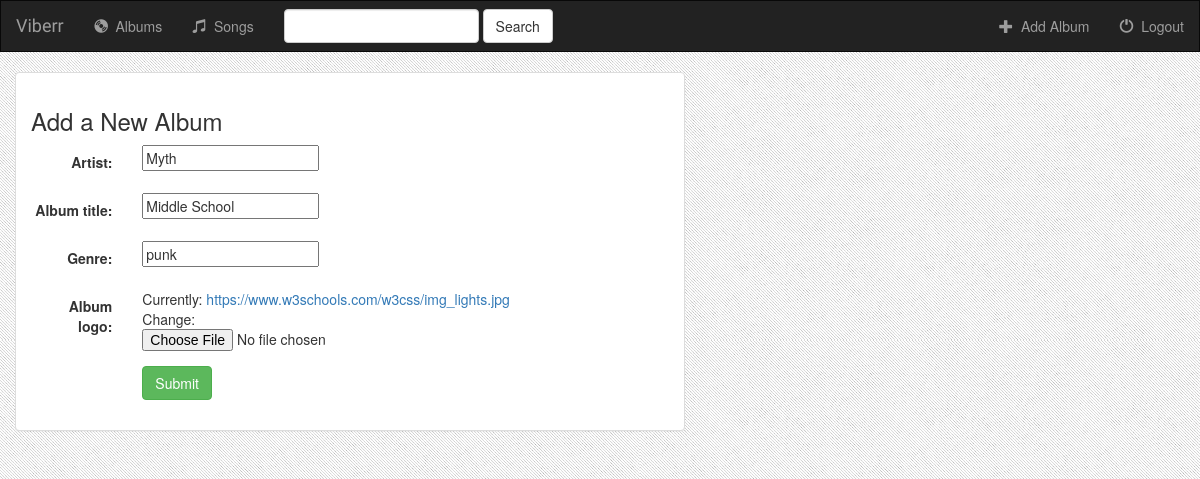
/music/album/2/, run on an earlier commit of the app's database.
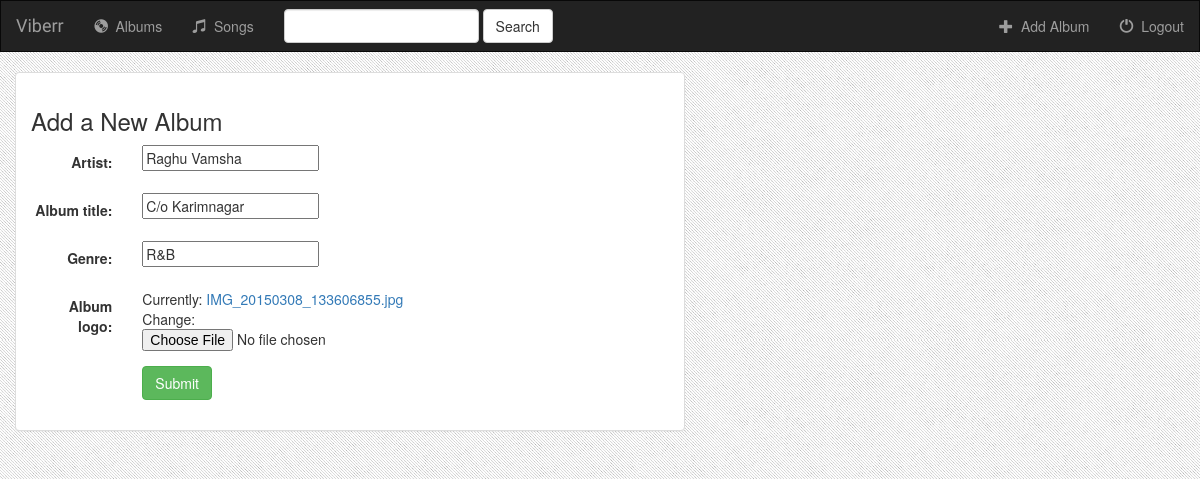
And on a later commit of the database.
### music/models.py (models this page shows, shortened)
class Album(models.Model):
    artist = models.CharField(max_length=250)
    album_title = models.CharField(max_length=500)
    genre = models.CharField(max_length=100)
    album_logo = models.FileField()

### music/views.py (the view)
# urls.py: path('album/<int:pk>/', views.AlbumUpdate.as_view(), name='album-update'),
class AlbumUpdate(UpdateView):
    model = Album
    fields = ['artist', 'album_title', 'genre', 'album_logo']

### music/templates/music/album_form.html (shortened to what this page needs)
{% extends 'music/base.html' %}
{% block body %}
<div class="container-fluid">
    <div class="row">
        <div class="col-sm-12 col-md-7">
            <div class="panel panel-default">
                <div class="panel-body">
                    <h3>Add a New Album</h3>
                    <form class="form-horizontal" role="form" action="" method="post" enctype="multipart/form-data">
                        {% include 'music/form_template.html' %}
                        <div class="form-group">
                            <div class="col-sm-offset-2 col-sm-10">
                                <button type="submit" class="btn btn-success">Submit</button>
                            </div>
                        </div>
                    </form>
                </div>
            </div>
        </div>
    </div>
</div>
{% endblock %}

### music/templates/music/base.html (shortened to what this page needs)
<!DOCTYPE html>
<html lang="en">
<head>
    {% load staticfiles %}
    <link rel="stylesheet" href="https://maxcdn.bootstrapcdn.com/bootstrap/3.3.7/css/bootstrap.min.css">
    <link rel="stylesheet" type="text/css" href="{% static 'music/style.css' %}" />
</head>
<body>
    <nav class="navbar navbar-inverse">
    <div class="container-field">
        <div class="navbar-header">
            <a class="navbar-brand" href="{% url 'music:index' %}">Viberr</a>
        </div>
        <div class="collapse navbar-collapse" id="topNavBar">
            <ul class="nav navbar-nav">
                <li class="">
                    <a href="{% url 'music:index' %}">
                        <span class="glyphicon glyphicon-cd" aria-hidden="true"></span>&nbsp; Albums
                    </a>
                </li>
                <li class="">
                    <a href="#">
                        <span class="glyphicon glyphicon-music" aria-hidden="true"></span>&nbsp; Songs
                    </a>
                </li>
            </ul>
            <form class="navbar-form navbar-left" role="search" method="get" action="#">
                <div class="form-group">
                    <input type="text" class="form-control" name="q" value="">
                </div>
                <button type="submit" class="btn btn-default">Search</button>
            </form>
            <ul class="nav navbar-nav navbar-right">
                <li class="">
                    <a href="{% url 'music:album-add' %}">
                        <span class="glyphicon glyphicon-plus" aria-hidden="true"></span>&nbsp; Add Album
                    </a>
                </li>
            <li class="">
                    <a href="#">
                        <span class="glyphicon glyphicon-off" aria-hidden="true"></span>&nbsp; Logout
                    </a>
                </li>
            </ul>
        </div>
    </div>
</nav>
{% block body %}
{% endblock %}
</body>
</html>

### music/templates/music/form_template.html (shortened to what this page needs)
{% for field in form %}
    <div class="form-group">
        <div class="col-sm-offset-2 col-sm-10">
        </div>
        <label class="control-label col-sm-2" for="song_title">{{ field.label_tag }}</label>
        <div class="col-sm-10">{{ field }}</div>
    </div>
{% endfor %}

### music/static/music/style.css (style rules this page uses)
body { background: white url("images/background.jpg"); }
.navbar { border-radius: 0; }
.navbar-brand { font-family: 'Satisfy', cursive; }

What changed in the data, as far as the page shows it:
changed Album: artist "Myth" → "Raghu Vamsha"; album_title "Middle School" → "C/o Karimnagar"; genre "punk" → "R&B"
Also different on the page:
text no longer shown: "Currently: https://www.w3schools.com/w3css/img_lights.jpg Change:"
text now shown: "Currently: IMG_20150308_133606855.jpg Change:"
